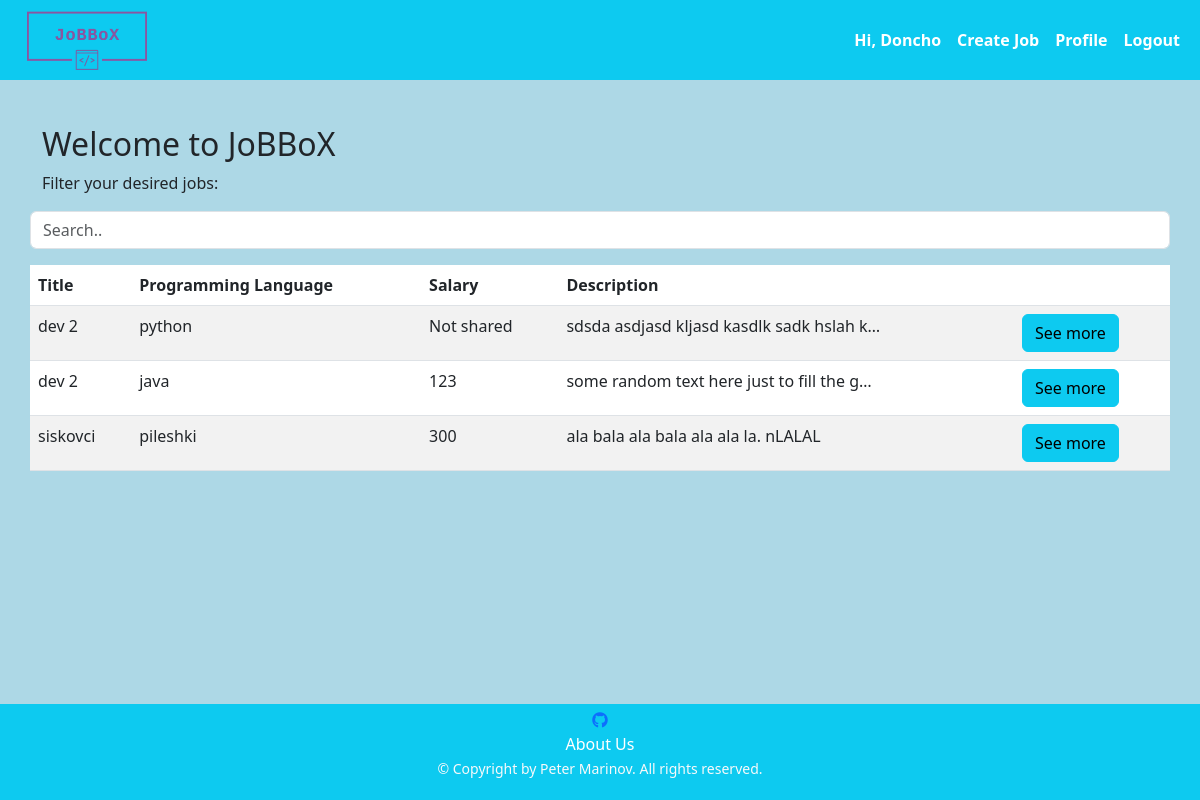
Screenshot of / (signed in) with the database file from the repository.
### jobbox/app_auth/models.py (models this page shows)
class AppUser(auth_models.AbstractBaseUser, auth_models.PermissionsMixin):
    USERNAME_FIELD = 'email'
    objects = AppUserManager()
    email = models.EmailField(
        null=False,
        blank=False,
        unique=True,
    )
    is_staff = models.BooleanField(
        default=False,
    )

### jobbox/common/models.py (models this page shows, shortened)
class ProfileHR(models.Model):
    FIRST_NAME_MAX_LEN = 30
    LAST_NAME_MAX_LEN = 30
    COMPANY_NAME_MAX_LEN = 15
    TELEPHONE_NUMBER_MAX_LEN = 13
    TELEPHONE_NUMBER_MIN_LEN = 4
    PROFILE_PICTURE_MAX_SIZE_IN_MB = 1
    first_name = models.CharField(
        max_length=FIRST_NAME_MAX_LEN,
        null=True,
        blank=False,
        validators=[
            check_if_only_letters,
        ]
    )
    last_name = models.CharField(
        max_length=LAST_NAME_MAX_LEN,
        null=True,
        blank=True,
        validators=[
            check_if_only_letters,
        ]
    )
    company_name = models.CharField(
        max_length=COMPANY_NAME_MAX_LEN,
        null=True,
        blank=True,
    )
    profile_picture = models.ImageField(
        upload_to='profilehr',
        null=True,
        blank=True,
        validators=[
            FileSizeValidatorInMB(PROFILE_PICTURE_MAX_SIZE_IN_MB)
        ]
    )
    telephone_number = models.CharField(
        max_length=TELEPHONE_NUMBER_MAX_LEN,
        null=True,
        blank=True,
        validators=[
            validators.MinLengthValidator(TELEPHONE_NUMBER_MIN_LEN),
            check_if_number_starts_with_zero_or_plus,
        ]
    )
    user = models.OneToOneField(
        UserModel,
        on_delete=models.CASCADE,
        primary_key=True,
    )
    class Meta:
        verbose_name_plural = 'Profile HRs'

### jobbox/job/models.py (models this page shows)
class Job(models.Model):
    TITLE_MAX_LEN = 30
    PROGRAMMING_LANGUAGE_MAX_LEN = 15
    SALARY_MIN_VALUE = 0
    DESCRIPTION_MIN_LEN = 20
    DESCRIPTION_MAX_LEN = 300
    COMPANY_LOG_MAX_SIZE_IN_MB = 1
    title = models.CharField(
        null=False,
        blank=False,
        max_length=TITLE_MAX_LEN
    )
    company_logo = models.ImageField(
        upload_to='companies_logo',
        null=False,
        blank=False,
        validators=(
            FileSizeValidatorInMB(COMPANY_LOG_MAX_SIZE_IN_MB),
        )
    )
    programming_language = models.CharField(
        null=False,
        blank=False,
        max_length=PROGRAMMING_LANGUAGE_MAX_LEN
    )
    salary = models.IntegerField(
        null=True,
        blank=True,
        validators=(
            validators.MinValueValidator(SALARY_MIN_VALUE),
        )
    )
    description = models.TextField(
        null=False,
        blank=False,
        validators=(
            validators.MinLengthValidator(DESCRIPTION_MIN_LEN),
            validators.MaxLengthValidator(DESCRIPTION_MAX_LEN),
        )
    )
    hr = models.ForeignKey(
        AppUser,
        on_delete=models.CASCADE,
    )

### jobbox/common/views.py (the view)
# urls.py: path('', index, name='index'),
def index(request):
    jobs = Job.objects.all()
    context = {
        'jobs': jobs
    }
    return render(request, 'common/index.html', context=context)

### middawares/middawares.py (called while the page is built)
def set_profile_middleware(get_response):
    def middleware(request, *args, **kwargs):
        if request.user.is_authenticated:
            request.current_user = request.user
        else:
            request.current_user = None
        return get_response(request, *args, **kwargs)
    return middleware

### templates/common/index.html (shortened to what this page needs)
{% extends 'base.html' %}
{% block content %}
            <h2>Welcome to JoBBoX</h2>
            {% if jobs %}
                <p>Filter your desired jobs:</p>
                <input class="form-control container-fluid mb-3" id="allJobsTableInput" type="text" placeholder="Search..">
                <br>
                <table class="table table-hover table-striped">
                    <thead>
                    <tr>
                        <th scope="col">Title</th>
                        <th scope="col">Programming Language</th>
                        <th scope="col">Salary</th>
                        <th scope="col">Description</th>
                        <th scope="col"></th>
                    </tr>
                    </thead>
                    <tbody id="allJobsTable">
                    {% for job in jobs %}
                        <tr>
                            <td>{{ job.title }}</td>
                            <td>{{ job.programming_language }}</td>
                            <td>
                                {% if job.salary  %}
                                    {{ job.salary }}
                                {% else %}
                                    Not shared
                                {% endif %}
                            </td>
                            <td>{{ job.description|truncatechars:41 }}</td>
                            <td>
                                <a class="btn btn-info" href="{% url 'description_job' pk=job.pk %}">See more</a>
                            </td>
                        </tr>
                    {% endfor %}
                    </tbody>
                </table>
            {% else %}
                <h1>No job yet :(</h1>
            {% endif %}
{% endblock %}

### templates/base.html (shortened to what this page needs)
{% load static %}
<!doctype html>
<html lang="en">
<head>
    <link href="https://cdn.jsdelivr.net/npm/bootstrap@5.3.0/dist/css/bootstrap.min.css" rel="stylesheet"
>
    <link rel="stylesheet" href="{% static 'style/styles.css' %}">
    <link rel="stylesheet" href="https://cdnjs.cloudflare.com/ajax/libs/font-awesome/6.4.0/css/all.min.css">
</head>
<body>
<header class="header" stlye="height: 100%;">
    <nav class="navbar navbar-expand-sm navbar-light bg-info">
        <div class="container-fluid">
            <a href="{% url 'index' %}">
                <img src="{% static 'jobbox_logos/logo_transparent.png' %}" alt="JoBBoX logo" width="150"
                     class="d-inline-block align-top">
            </a>
            {% if not request.current_user.is_authenticated %}
                <ul class="navbar-nav">
                    <li class="nav-item active">
                        <a class="nav-link badge badge-dark fw-bold nav-link" href="{% url 'login_user' %}">Login</a>
                    </li>
                    <li class="nav-item active">
                        <a class="nav-link badge badge-dark" href="{% url 'register_user' %}">Register</a>
                    </li>
                </ul>
            {% else %}
                <ul class="navbar-nav">
                    <li class="nav-item active">
                        <span class="nav-link badge badge-dark fw-bold">Hi, {{ request.current_user.profilehr.first_name }}</span>
                    </li>
                    <li class="nav-item active">
                        <a class="nav-link badge badge-dark fw-bold" href="{% url 'create_job' %}">Create Job</a>
                    </li>
                    <li class="nav-item active">
                        <a class="nav-link badge badge-dark fw-bold" href="{% url 'profile_user' %}">Profile</a>
                    </li>
                    <li class="nav-item active">
                        <a class="nav-link badge badge-dark fw-bold" href="{% url 'logout_user' %}">Logout</a>
                    </li>
                </ul>
            {% endif %}
        </div>
    </nav>
</header>
<main class="main-content">
    <div class="container">
        <div class="row justify-content-center">
            {% block content %}
            {% endblock %}
        </div>
    </div>
</main>
<footer class="bg-info footer">
    <div class="container text-light text-center pt-1">
        <ul class="list-unstyled">
            <li>
                <a href="https://github.com/peter-marinov/jobbox">
                    <i class="fa-brands fa-github"></i>
                </a>
            </li>
            <li>
                <a class="remove-link-underline text-white-70" href="{% url 'about' %}">About Us</a>
            </li>
            <li>
                <small class="text-white-70">&copy; Copyright by Peter Marinov. All rights reserved.</small>
            </li>
        </ul>
    </div>
</footer>
</body>
</html>

### static_files/style/styles.css (style rules this page uses)
html, body { height: 100%; }
.header { height: 10%; background-color: lightblue }
.main-content { min-height: 78%; = }
.footer { height: 12%; }
.nav-link { font-size: 16px; }
.main-content { padding-top: 45px; background-color: lightblue; }
main { overflow-y: auto; }
.remove-link-underline { text-decoration: none; color: white; }

### rows the page displays
AppUser: current_user.profilehr.first_name "Doncho"
Job: title "dev 2", programming_language "python", shows "Not shared", description "sdsda asdjasd kljasd kasdlk sadk hslah k…"
Job: title "dev 2", programming_language "java", salary "123", description "some random text here just to fill the g…"
Job: title "siskovci", programming_language "pileshki", salary "300", description "ala bala ala bala ala ala la. nLALAL"
